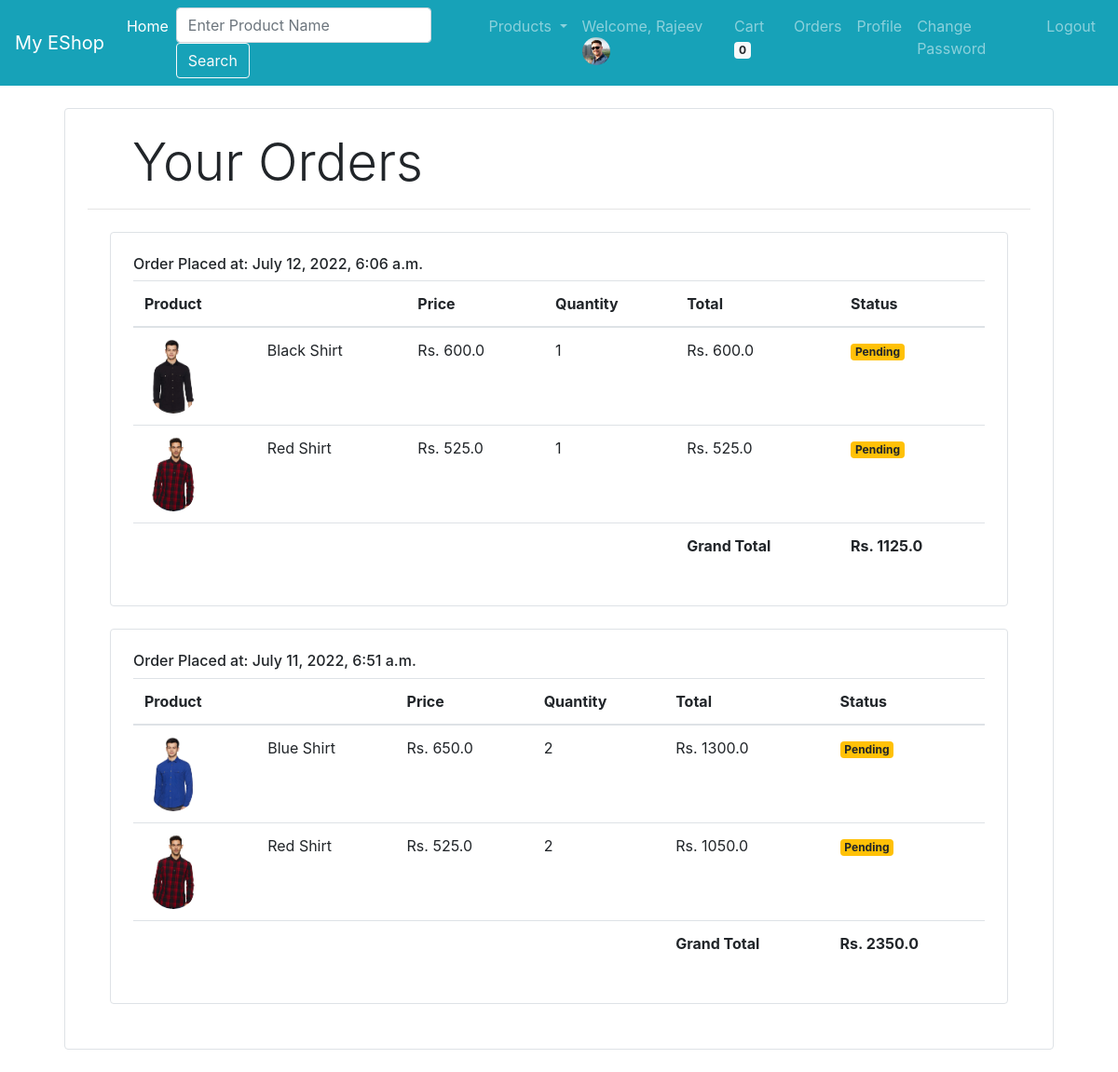
The page /vieworders/ (signed in) on the database its author committed.
### account/models.py (models this page shows, shortened)
class Profile(models.Model):
    user = models.OneToOneField(User, on_delete=models.CASCADE)
    phone_number = models.CharField(max_length=15)
    address = models.TextField()
    image = models.ImageField(upload_to='profiles_pics', default='defaultprofilepic.jpg')
    password_reset_code = models.CharField(max_length=6,default="")

### store/models.py (models this page shows, shortened)
class Order(models.Model):
    date = models.DateTimeField(auto_now_add=True)
    total = models.FloatField()
    address = models.CharField(max_length=100)
    phone_number = models.CharField(max_length=15)
    user = models.ForeignKey(User, on_delete=models.CASCADE)

class OrderItem(models.Model):
    quantity = models.IntegerField()
    price = models.FloatField()
    total = models.FloatField()
    is_delivered = models.BooleanField(default=False)
    product = models.ForeignKey(Product, on_delete=models.CASCADE)
    order = models.ForeignKey(Order, on_delete=models.CASCADE)
    user = models.ForeignKey(User, on_delete=models.CASCADE)

class Product(models.Model):
    name = models.CharField(max_length=100)
    price = models.FloatField()
    quantity = models.IntegerField()
    description = models.TextField(default="")
    image = models.ImageField(upload_to='products_pics', default="")
    category = models.ForeignKey(Category, on_delete=models.CASCADE, default=1)

### store/views.py (the view)
# urls.py: path('vieworders/', store_views.view_orders, name='vieworders'),
def view_orders(request):
    return render(request, 'orders.html', {
        'is_any_order': Order.objects.filter(user_id=request.user.id).exists(),
        'orders': Order.objects.filter(user_id=request.user.id).order_by('-date'),
        'orders_items': OrderItem.objects.filter(user_id=request.user.id)
    })

### store/views.py (called while the page is built)
def get_all_categories(request):
    return {'categories': Category.objects.all()}

def get_cart_items_count(request):
    return {
        'cart_items_count': Cart.objects.filter(user_id=request.user.id).aggregate(Sum('quantity'))['quantity__sum']}

### templates/orders.html (shortened to what this page needs)
{% extends 'base.html' %}
{% block content %}
	<div class="container">
		<div class="border rounded p-4 m-4">
			{% if is_any_order %}
                	<p class="display-4 pl-4 ml-4">Your Orders</p>
                	<hr>
					{% for order in orders %}
						<div class="border rounded p-4 m-4">
								<h6>Order Placed at: {{ order.date }} </h6>
								<table class="table">
									<thead>
										<tr>
											<th>Product</th>
											<th></th>
											<th>Price</th>
											<th>Quantity</th>
											<th>Total</th>
											<th>Status</th>
										</tr>
									</thead>
									<tbody>
										{% for order_item in orders_items %}
											{% if order.id == order_item.order_id %}
												 <tr>
													<td>
														<img style="height: 80px;" class="rounded-circle" src="{{ order_item.product.image.url }}">
													</td>
													<td>{{ order_item.product.name }}</td>
													<td>Rs. {{ order_item.price }}</td>
													<td>{{ order_item.quantity }}</td>
													<td>Rs. {{ order_item.total }}</td>
													 <td>
														 {% if order_item.is_delivered %}
															<span class="badge badge-success">Completed</span>
														 {% else %}
															<span class="badge badge-warning">Pending</span>
														 {% endif %}
													 </td>
												 </tr>
											{% endif %}
										{% endfor %}
									</tbody>
									<tfoot>
										 <tr>
											 <th colspan="4"></th>
											 <th class="" colspan="">Grand Total</th>
											 <th>Rs. {{ order.total }}</th>
										 </tr>
									</tfoot>
								</table>
						</div>
	  				{% endfor %}
	  		{% else %}
	  			<p class="display-4 pl-4 ml-4 text-center">Your have no order history</p>
			{% endif %}
      	</div>
	</div>
{% endblock %}

### templates/base.html (shortened to what this page needs)
<!doctype html>
<html lang="en">
  <head>
    {% load static %}
    <link rel="stylesheet" href="{% static 'css/bootstrap.min.css' %}" />
  </head>
    <body>
    <nav class="navbar navbar-expand-lg navbar-dark bg-info">
      <a class="navbar-brand" href="{% url 'home' %}">My EShop</a>
      <div class="collapse navbar-collapse" id="navbarSupportedContent">
          <ul class=" navbar-nav my-2 my-lg-0">
            <li class="nav-item active">
              <a class="nav-link" href="{% url 'home' %}">Home</a>
            </li>
            <li class="nav-item active">
              <form class="form-inline" action="{% url 'search' %}">
                <input class="form-control mr-sm-2" type="text" name="name" placeholder="Enter Product Name">
                <button class="btn btn-outline-light my-2 my-sm-0" type="submit">Search</button>
              </form>
            </li>
            <li class="nav-item dropdown">
              <a class="nav-link dropdown-toggle" href="#" id="navbarDropdown"
                 role="button" data-toggle="dropdown" aria-haspopup="true" aria-expanded="false">
                Products
              </a>
            </li>
            {% if request.user.is_authenticated %}
                <li class="nav-item">
                    <span class="nav-link">
                          Welcome, {{ request.user.first_name  }}
                            <img class="rounded-circle" height="30" src="{{ request.user.profile.image.url }}"/>
                    </span>
                </li>
                <li class="nav-item">
                 <a class="nav-link" href="{% url 'viewcart' %}">
                     Cart <span class="badge badge-light">
                        {% if cart_items_count %}
                            {{ cart_items_count }}
                        {% else %}
                            0
                        {% endif %}
                        </span>
                 </a>
              </li>
              <li class="nav-item">
                 <a class="nav-link" href="{% url 'vieworders' %}">Orders</a>
              </li>
              <li class="nav-item">
                 <a class="nav-link" href="{% url 'profile' %}">Profile</a>
              </li>
              <li class="nav-item">
                 <a class="nav-link" href="{% url 'changepassword' %}">Change Password</a>
              </li>
              <li class="nav-item">
                 <a class="nav-link" href="{% url 'logout' %}">Logout</a>
              </li>
            {% endif %}
          </ul>
      </div>
    </nav>
    {% block content %}
    {% endblock %}
    </body>
</html>

### rows shown on the page
Order: date "July 12, 2022, 6:06 a.m.", total "1125.0"
OrderItem: product.image (picture), product.name "Black Shirt", price "600.0", quantity "1", total "600.0", is_delivered "Pending"
OrderItem: product.image (picture), product.name "Red Shirt", price "525.0", quantity "1", total "525.0", is_delivered "Pending"
Order: date "July 11, 2022, 6:51 a.m.", total "2350.0"
OrderItem: product.image (picture), product.name "Blue Shirt", price "650.0", quantity "2", total "1300.0", is_delivered "Pending"
OrderItem: product.image (picture), product.name "Red Shirt", price "525.0", quantity "2", total "1050.0", is_delivered "Pending"

### other values the page prints
{{ request.user.first_name }} "Rajeev"
